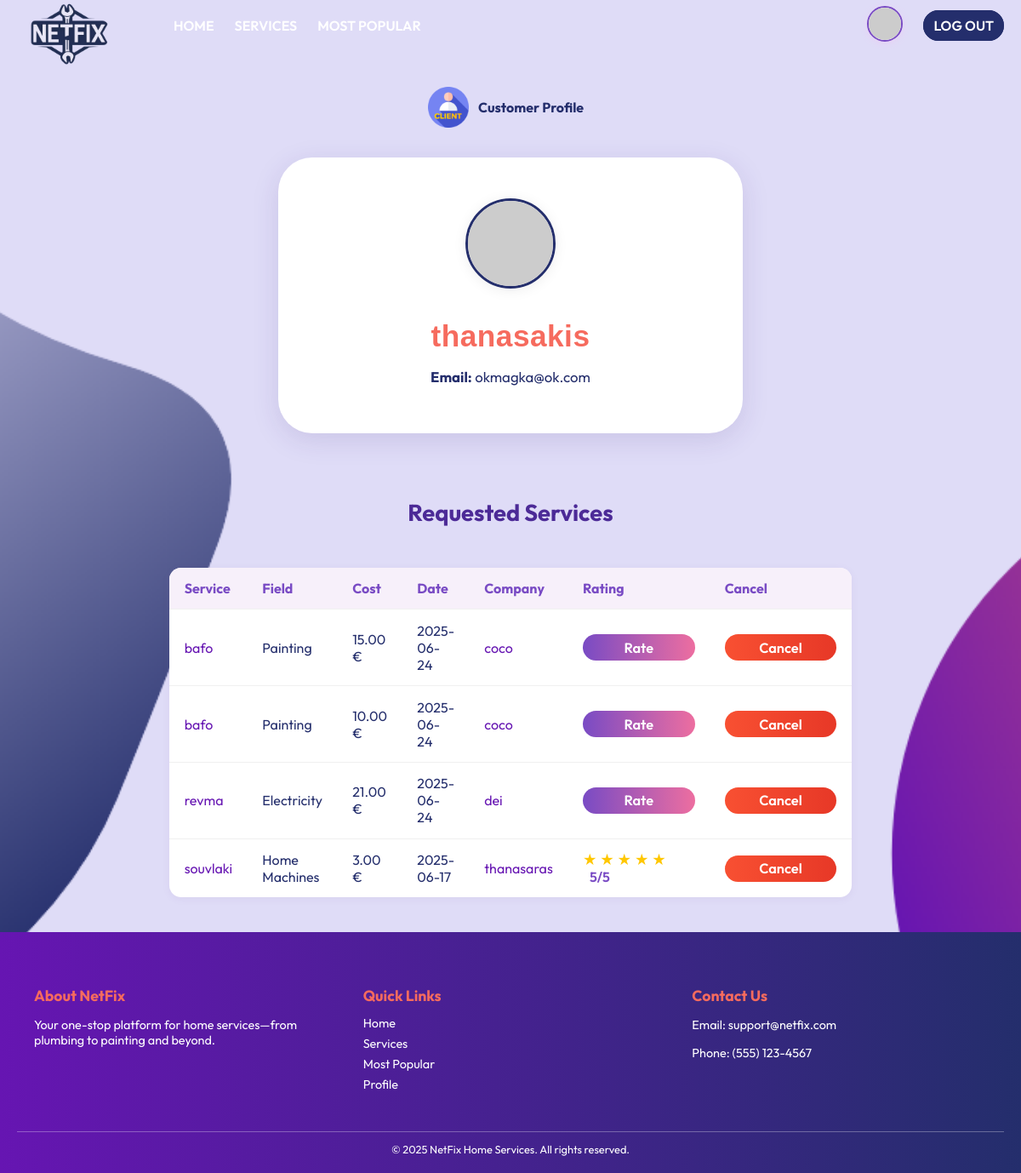
/accounts/customer/thanasakis/ (signed in), run on the app's committed database.
### users/models.py (models this page shows, shortened)
class Customer(models.Model):
    user = models.OneToOneField(
        User,
        on_delete=models.CASCADE,
        primary_key=True,
        related_name="customer_profile",
    )
    birth = models.DateField(
        verbose_name="Date of Birth")
    avatar_index = models.CharField(
        max_length= 2,
        default= '1',
        choices=[(str(i), f"Avatar {i}") for i in "123456789ABCDEFGHIJK"]
    )

class User(AbstractUser):
    is_company = models.BooleanField(default=False)
    is_customer = models.BooleanField(default=False)
    email = models.CharField(max_length=100, unique=True)

class Company(models.Model):
    FIELD_CHOICES = [
        ("Air Conditioner", "Air Conditioner"),
        ("All in One",      "All in One"),
        ("Carpentry",       "Carpentry"),
        ("Electricity",     "Electricity"),
        ("Gardening",       "Gardening"),
        ("Home Machines",   "Home Machines"),
        ("Housekeeping",    "Housekeeping"),
        ("Interior Design", "Interior Design"),
        ("Locks",           "Locks"),
        ("Painting",        "Painting"),
        ("Plumbing",        "Plumbing"),
        ("Water Heaters",   "Water Heaters"),
    ]
    user = models.OneToOneField(
        User,
        on_delete=models.CASCADE,
        primary_key=True,
        related_name="company_profile"
    )
    field_of_work = models.CharField(
        max_length=30,
        choices=FIELD_CHOICES,
        default="All in One",
    )
    rating = models.IntegerField(
        validators=[MinValueValidator(0), MaxValueValidator(5)],
        default=0,
    )
    avatar_index = models.CharField(
        max_length=2,
        default='1',
        choices=[(str(i), f"Avatar {i}") for i in "123456789ABCDEFGHIJK"]
    )

### services/models.py (models this page shows, shortened)
class ServiceRequest(models.Model):
    customer = models.ForeignKey(Customer, on_delete=models.CASCADE)
    service = models.ForeignKey(Service, on_delete=models.CASCADE , related_name = 'requests')
    address = models.CharField(max_length=255)
    hours = models.PositiveIntegerField()
    requested_at = models.DateTimeField(auto_now_add=True)
    rating = models.PositiveSmallIntegerField(null=True, blank=True)

class Service(models.Model):
    FIELD_CHOICES = (
        ('Air Conditioner', 'Air Conditioner'),
        ('Carpentry', 'Carpentry'),
        ('Electricity', 'Electricity'),
        ('Gardening', 'Gardening'),
        ('Home Machines', 'Home Machines'),
        ('Housekeeping', 'Housekeeping'),  # Fixed spelling!
        ('Interior Design', 'Interior Design'),
        ('Locks', 'Locks'),
        ('Painting', 'Painting'),
        ('Plumbing', 'Plumbing'),
        ('Water Heaters', 'Water Heaters'),
    )
    company = models.ForeignKey(Company, on_delete=models.CASCADE)
    name = models.CharField(max_length=40)
    description = models.TextField()
    price_per_hour = models.DecimalField(decimal_places=2, max_digits=6)
    rating = models.IntegerField(
        validators=[MinValueValidator(0), MaxValueValidator(5)],
        default=0
    )
    field = models.CharField(max_length=30, choices=FIELD_CHOICES)
    date_created = models.DateTimeField(auto_now_add=True)

### users/views.py (the view, shortened to what this page needs)
@login_required
def customer_profile(request, username):
    user = get_object_or_404(User, username=username, is_customer=True)
    customer = get_object_or_404(Customer, user=user)
    service_requests = ServiceRequest.objects.filter(customer=customer).order_by('-requested_at')
    for req in service_requests:
        req.total_cost = req.hours * req.service.price_per_hour
    edit_mode = request.GET.get('edit') == '1' and request.user == customer.user
    return render(request, 'users/customer_profile.html', {
        'customer': customer,
        'service_requests': service_requests,
        'edit_mode': edit_mode,
        'profile_user': customer.user,
    })

### users/templates/users/customer_profile.html (shortened to what this page needs)
{% extends 'main/base.html' %}
{% load static %}
{% block content %}
    <div class="profile-banner">
        <img class="profile-icon" src="{% static 'images/customer.png' %}" alt="Customer"         >
        Customer Profile
    </div>
<div class="profile-container">
    <div class="profile-card">
        <form id="profile-form" method="post" autocomplete="off">
            <div style="text-align: center;">
                <img
                    id="main-avatar"
                    src="https://api.dicebear.com/7.x/bottts/svg?seed={{ customer.user.username }}{{ customer.avatar_index|default:'1' }}"
                    class="avatar-main-img"
                    style="margin-bottom: 1.5rem; cursor:{% if edit_mode %}pointer{% else %}default{% endif %};"
                />
            </div>
            <div class="profile-name">{{ customer.user.username }}</div>
            <div class="profile-details">
                <div><strong>Email:</strong> {{ customer.user.email }}</div>
            </div>
        </form>
    </div>
</div>
<div class="services-section">
    <div class="services-title">Requested Services</div>
    <table class="requested-services-table">
        <thead>
        <tr>
            <th>Service</th>
            <th>Field</th>
            <th>Cost</th>
            <th>Date</th>
            <th>Company</th>
            <th>Rating</th>
            <th>Cancel</th>
        </tr>
        </thead>
        <tbody>
        {% for req in service_requests %}
            <tr>
                <td>
                    <a href="{% url 'services:index' req.service.id %}">
                        {{ req.service.name }}
                    </a>
                </td>
                <td>{{ req.service.field }}</td>
                <td>{{ req.total_cost }} €</td>
                <td>{{ req.requested_at|date:"Y-m-d" }}</td>
                <td>
                    <a href="{% url 'users:company_profile' req.service.company.user %}">
                        {{ req.service.company.user }}
                    </a>
                </td>
                <td>
                    {% if req.rating %}
                        <span class="rated">
                            {% for i in "12345" %}
                                <span style="color: {%  if forloop.counter <= req.rating %}#ffc700 {% else %}#ddd{% endif %}; font-size:1.15em; line-height:1;">
                                    &#9733;
                                </span>
                            {% endfor %}
                            <span style="font-weight:600; color:#794bc4; margin-left:0.5em;">{{ req.rating }}/5</span>
                        </span>
                    {% else %}
                        <a href="{% url 'services:rate_service' req.id %}" class="table-action-btn">Rate</a>
                    {% endif %}
                </td>
                <td>
                    <form method="post" action="{% url 'services:cancel_service_request' req.id %}" style="display:inline;">
                        <a href="{% url 'services:cancel_service_request' req.id %}" class="cancel-btn table-action-btn">
                            Cancel
                        </a>
                    </form>
                </td>
            </tr>
        {% empty %}
            <tr>
                <td colspan="7" style="text-align:center;">No services requested yet.</td>
            </tr>
        {% endfor %}
        </tbody>
    </table>
</div>
{% endblock %}

### static/css/style.css (style rules this page uses)
:root { --color-primary: #242E6C; --color-secondary: #6615B2; --color-bg: #DFDCF7; --color-accent: #F66B5E; --color-hover: #A734CD; --color-text: #242E6C; --color-white: #ffffff; }
body { background: var(--color-bg) url('/static/images/login.png') center center/cover no-repeat; color: var(--color-text); font-family: 'Outfit', sans-serif; margin: 0; padding: 0; }
a { color: var(--color-secondary); text-decoration: none; }
html, body { overflow-x: hidden; height: 100%; margin: 0; }
body { display: flex; flex-direction: column; }
.table-action-btn, .cancel-btn { width: auto; min-width: 90px; max-width: 120px; display: inline-block; padding: 0.35rem 1.3rem; font-size: 1.02rem; margin: 0 auto; border-radius: 1.1rem; font-weight: 600; text-align: center; border: none; outline: none; transition: background 0.2s, box-shadow 0.2s, color 0.18s; box-shadow: none; color: white; cursor: pointer; }
.table-action-btn { background: linear-gradient(90deg, #794bc4 0%, #ed6ea0 100%); text-align: center; display: inline-flex; align-items: center; justify-content: center; border-radius: 3rem; }
.cancel-btn { background: linear-gradient(90deg, #f85032 0%, #e73827 100%); border-radius: 3rem; }
.services-title { font-size: 1.7rem; color: #4c2a97; font-weight: bold; text-align: center; margin-top: 2.5rem; margin-bottom: 3rem; }
.services-section { margin-top: 2.7rem; margin-bottom: 2.5rem; }
.avatar-main-img, #main-avatar { width: 100px !important; height: 100px !important; border-radius: 50%; background: #f8f7fc; box-shadow: 0 2px 16px #eee; border: 3px solid #242E6C; object-fit: cover; }
.profile-name, .profile-username { font-family: 'Lexend Exa', 'Poppins', 'Nunito', sans-serif; font-size: 2.2rem; color: var(--color-accent); margin: 0.5rem 0 1.1rem 0; font-weight: 800; letter-spacing: 0.5px; }
.profile-details, .profile-info { font-size: 1.05rem; color: var(--color-primary); margin-bottom: 1.5rem; }
.profile-container { display: flex; justify-content: center; margin-top: 2.5rem; }
.profile-card { background: #fff; border-radius: 2.5rem; box-shadow: 0 8px 32px rgba(60,40,120,0.13); padding: 3rem 3rem 2rem 3rem; text-align: center; width: 450px; margin-bottom: 2rem; }
.requested-services-table { width: 60%; margin: 1.5rem auto; border-collapse: collapse; background: #fff; box-shadow: 0 2px 10px rgba(130,88,159,0.07); border-radius: 14px; overflow: hidden; }
.requested-services-table th, .requested-services-table td { padding: .9rem 1.1rem; text-align: left; border-bottom: 1px solid #f0f0f0; }
.requested-services-table th { background: #f7f0fa; color: #794bc4; font-weight: 700; }
.requested-services-table tr:last-child td { border-bottom: none; }
.profile-banner { margin-top: 3rem; display: flex; justify-content: center; height:2.3rem; align-items: center; vertical-align:middle; margin-right:0.7rem; font-weight: bold; }
.profile-icon { width: 3rem; height:3rem; vertical-align:middle; margin-right:0.7rem; }

### data on the page
Customer: user.username "thanasakis", user.email "okmagka@ok.com"
ServiceRequest: service.name "bafo", service.field "Painting", total_cost "15.00", requested_at "2025-06-24", service.company.user "coco", shows "Rate"
ServiceRequest: service.name "bafo", service.field "Painting", total_cost "10.00", requested_at "2025-06-24", service.company.user "coco", shows "Rate"
ServiceRequest: service.name "revma", service.field "Electricity", total_cost "21.00", requested_at "2025-06-24", service.company.user "dei", shows "Rate"
ServiceRequest: service.name "souvlaki", service.field "Home Machines", total_cost "3.00", requested_at "2025-06-17", service.company.user "thanasaras", rating "5"
